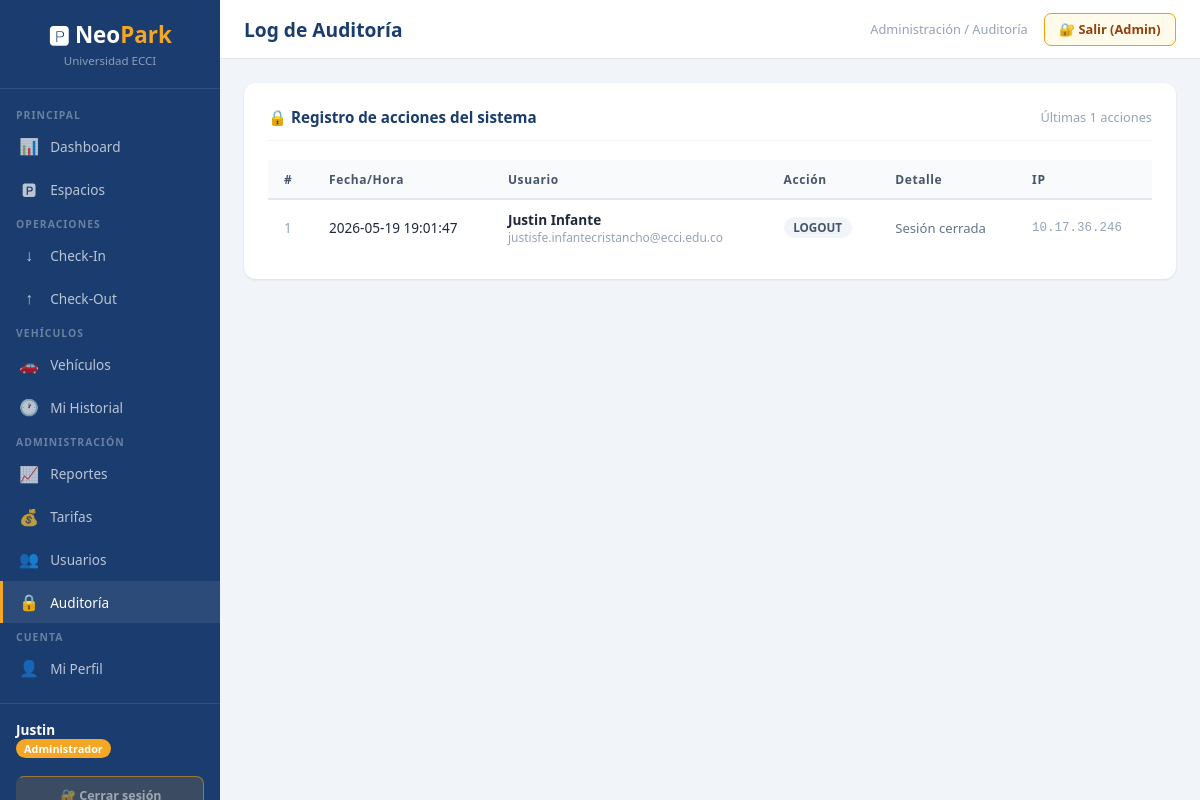
The app's page /auditoria (signed in) with its own data.
### tables this page shows
CREATE TABLE USUARIO (
            id_usuario INTEGER PRIMARY KEY AUTOINCREMENT,
            nombre TEXT NOT NULL, apellido TEXT NOT NULL,
            correo TEXT NOT NULL UNIQUE, contrasena_hash TEXT NOT NULL,
            id_rol INTEGER NOT NULL DEFAULT 3, activo INTEGER NOT NULL DEFAULT 1,
            fecha_registro TEXT NOT NULL DEFAULT (datetime('now','localtime')),
            FOREIGN KEY (id_rol) REFERENCES ROL(id_rol) ON DELETE RESTRICT);

CREATE TABLE AUDITORIA (
            id_auditoria INTEGER PRIMARY KEY AUTOINCREMENT,
            id_usuario INTEGER NOT NULL, accion TEXT NOT NULL,
            detalle TEXT, ip TEXT,
            fecha_hora TEXT NOT NULL DEFAULT (datetime('now','localtime')),
            FOREIGN KEY (id_usuario) REFERENCES USUARIO(id_usuario) ON DELETE RESTRICT);

### app.py (the view)
@app.route('/auditoria')
@login_required
@role_required('Administrador')
def auditoria():
    db   = get_db()
    logs = db.execute("SELECT a.*,u.nombre||' '||u.apellido as usuario_nombre,u.correo FROM AUDITORIA a JOIN USUARIO u ON a.id_usuario=u.id_usuario ORDER BY a.id_auditoria DESC LIMIT 200").fetchall()
    db.close()
    return render_template('auditoria.html', logs=logs)

### app.py (called while the page is built)
def get_db():
    db = sqlite3.connect(DB_PATH, check_same_thread=False)
    db.row_factory = sqlite3.Row
    db.execute("PRAGMA foreign_keys = ON")
    db.execute("PRAGMA journal_mode = WAL")   # Write-Ahead Logging: mejor concurrencia
    return db

def login_required(f):
    @wraps(f)
    def d(*a, **kw):
        if 'user_id' not in session: return redirect(url_for('login'))
        return f(*a, **kw)
    return d

def role_required(*roles):
    def dec(f):
        @wraps(f)
        def d(*a, **kw):
            if session.get('rol') not in roles:
                flash('Sin permisos para esta sección.', 'danger')
                return redirect(url_for('dashboard'))
            return f(*a, **kw)
        return d
    return dec

### templates/auditoria.html (shortened to what this page needs)
{% extends 'base.html' %}
{% block page_title %}Log de Auditoría{% endblock %}
{% block breadcrumb %}Administración / Auditoría{% endblock %}
{% block content %}
<div class="card">
  <div class="card-header">
    <h3>🔒 Registro de acciones del sistema</h3>
    <span style="font-size:.8rem;color:#94a3b8">Últimas {{ logs|length }} acciones</span>
  </div>
  <div class="table-wrap">
  <table>
    <thead><tr><th>#</th><th>Fecha/Hora</th><th>Usuario</th><th>Acción</th><th>Detalle</th><th>IP</th></tr></thead>
    <tbody>
      {% for l in logs %}
      <tr>
        <td style="color:#94a3b8">{{ l.id_auditoria }}</td>
        <td style="white-space:nowrap">{{ l.fecha_hora }}</td>
        <td>
          <strong>{{ l.usuario_nombre }}</strong>
          <span style="display:block;font-size:.75rem;color:#94a3b8">{{ l.correo }}</span>
        </td>
        <td>
          <span class="badge
            {% if 'LOGIN' in l.accion %}badge-abierto
            {% elif 'CHECKIN' in l.accion %}badge-libre
            {% elif 'CHECKOUT' in l.accion %}badge-ocupado
            {% elif 'EXPORTAR' in l.accion %}badge-supervisor
            {% else %}badge-cerrado{% endif %}">
            {{ l.accion }}
          </span>
        </td>
        <td style="font-size:.82rem;color:#64748b">{{ l.detalle or '—' }}</td>
        <td style="font-family:monospace;font-size:.78rem;color:#94a3b8">{{ l.ip or '—' }}</td>
      </tr>
      {% endfor %}
    </tbody>
  </table>
  </div>
</div>
{% endblock %}

### templates/base.html (shortened to what this page needs)
<!DOCTYPE html>
<html lang="es">
<head>
</head>
<body>
{% if session.get('user_id') %}
<aside class="sidebar">
  <div class="sidebar-brand">
    <h2>🅿 Neo<span>Park</span></h2>
    <p>Universidad ECCI</p>
  </div>
  <nav>
    <div class="nav-section">Principal</div>
    <a href="{{ url_for('dashboard') }}" {% if request.endpoint=='dashboard' %}class="active"{% endif %}><span class="icon">📊</span>Dashboard</a>
    <a href="{{ url_for('espacios') }}" {% if request.endpoint=='espacios' %}class="active"{% endif %}><span class="icon">🅿</span>Espacios</a>
    {% if session.rol in ['Administrador','Operario'] %}
    <div class="nav-section">Operaciones</div>
    <a href="{{ url_for('checkin') }}" {% if request.endpoint=='checkin' %}class="active"{% endif %}><span class="icon">↓</span>Check-In</a>
    <a href="{{ url_for('checkout') }}" {% if request.endpoint=='checkout' %}class="active"{% endif %}><span class="icon">↑</span>Check-Out</a>
    {% endif %}
    <div class="nav-section">Vehículos</div>
    <a href="{{ url_for('vehiculos') }}" {% if request.endpoint=='vehiculos' %}class="active"{% endif %}><span class="icon">🚗</span>Vehículos</a>
    <a href="{{ url_for('historial') }}" {% if request.endpoint=='historial' %}class="active"{% endif %}><span class="icon">🕐</span>Mi Historial</a>
    {% if session.rol == 'Administrador' %}
    <div class="nav-section">Administración</div>
    <a href="{{ url_for('reportes') }}" {% if request.endpoint=='reportes' %}class="active"{% endif %}><span class="icon">📈</span>Reportes</a>
    <a href="{{ url_for('tarifas') }}" {% if request.endpoint=='tarifas' %}class="active"{% endif %}><span class="icon">💰</span>Tarifas</a>
    <a href="{{ url_for('usuarios') }}" {% if request.endpoint=='usuarios' %}class="active"{% endif %}><span class="icon">👥</span>Usuarios</a>
    <a href="{{ url_for('auditoria') }}" {% if request.endpoint=='auditoria' %}class="active"{% endif %}><span class="icon">🔒</span>Auditoría</a>
    {% endif %}
    <div class="nav-section">Cuenta</div>
    <a href="{{ url_for('perfil') }}" {% if request.endpoint=='perfil' %}class="active"{% endif %}><span class="icon">👤</span>Mi Perfil</a>
  </nav>
  <div class="sidebar-footer">
    <div class="user-info">
      <strong>{{ session.nombre }}</strong>
      <span class="badge-rol">{{ session.rol }}</span>
    </div>
    {% if session.rol == 'Administrador' %}
    <a href="{{ url_for('logout') }}" class="btn-logout btn-logout-admin"
       onclick="return confirm('¿Cerrar sesión como Administrador?')">
    </a>
    {% else %}
    <a href="{{ url_for('logout') }}" class="btn-logout">⬡ Cerrar sesión</a>
    {% endif %}
  </div>
</aside>
{% endif %}
<main class="main">
  <div class="topbar">
    <h1>{% block page_title %}NeoPark ECCI{% endblock %}</h1>
    <div style="display:flex;align-items:center;gap:1rem">
      <span class="breadcrumb">{% block breadcrumb %}{% endblock %}</span>
      {% if session.get('user_id') %}
      <a href="{{ url_for('logout') }}"
         style="padding:.4rem .9rem;border-radius:7px;font-size:.8rem;font-weight:700;text-decoration:none;border:1px solid;white-space:nowrap;transition:all .2s;{% if session.rol == 'Administrador' %}background:#fffbeb;border-color:#f59e0b;color:#92400e;{% else %}background:#f1f5f9;border-color:#e2e8f0;color:#475569;{% endif %}"
         onclick="return confirm('¿Desea cerrar sesión?')">
        {% if session.rol == 'Administrador' %}🔐 Salir (Admin){% else %}⬡ Salir{% endif %}
      </a>
      {% endif %}
    </div>
  </div>
  <div class="content">
    {% block content %}{% endblock %}
  </div>
</main>
</body>
</html>

### templates/base.html (style rules this page uses)
:root { --azul:#1a3c6e;--dorado:#f5a623;--gris:#f1f5f9;--texto:#1e293b;--verde:#059669;--rojo:#dc2626;--naranja:#ea580c;--sidebar:220px }
* { box-sizing:border-box;margin:0;padding:0 }
body { font-family:'Segoe UI',system-ui,sans-serif;background:var(--gris);color:var(--texto);display:flex;min-height:100vh }
.sidebar { width:var(--sidebar);background:var(--azul);min-height:100vh;position:fixed;top:0;left:0;display:flex;flex-direction:column;z-index:100 }
.sidebar-brand { padding:1.2rem 1rem;border-bottom:1px solid rgba(255,255,255,.1);text-align:center }
.sidebar-brand h2 { color:#fff;font-size:1.4rem;font-weight:800 }
.sidebar-brand h2 span { color:var(--dorado) }
.sidebar-brand p { color:rgba(255,255,255,.5);font-size:.72rem;margin-top:.2rem }
.sidebar nav { flex:1;padding:.8rem 0 }
.nav-section { padding:.4rem 1rem .2rem;font-size:.65rem;font-weight:700;text-transform:uppercase;letter-spacing:.1em;color:rgba(255,255,255,.35) }
.sidebar a { display:flex;align-items:center;gap:.7rem;padding:.65rem 1rem;color:rgba(255,255,255,.7);text-decoration:none;font-size:.85rem;transition:all .15s;border-left:3px solid transparent }
.sidebar a:hover,.sidebar a.active { color:#fff;background:rgba(255,255,255,.08);border-left-color:var(--dorado) }
.sidebar a .icon { font-size:1rem;width:20px;text-align:center }
.sidebar-footer { padding:1rem;border-top:1px solid rgba(255,255,255,.1) }
.sidebar-footer .user-info { color:rgba(255,255,255,.6);font-size:.78rem;margin-bottom:.6rem }
.sidebar-footer .user-info strong { display:block;color:#fff;font-size:.85rem }
.sidebar-footer .badge-rol { display:inline-block;padding:.15rem .5rem;border-radius:99px;font-size:.68rem;font-weight:700;background:var(--dorado);color:#fff;margin-bottom:.5rem }
.sidebar-footer a { color:rgba(255,255,255,.5);font-size:.78rem;text-decoration:none }
.btn-logout { display:block;width:100%;padding:.55rem;background:rgba(220,38,38,.15);border:1px solid rgba(220,38,38,.4);border-radius:8px;color:#fca5a5;font-size:.82rem;font-weight:700;text-align:center;text-decoration:none;transition:all .2s;margin-top:.4rem }
.btn-logout-admin { background:rgba(245,166,35,.15);border-color:rgba(245,166,35,.5);color:#fde68a }
.main { margin-left:var(--sidebar);flex:1;display:flex;flex-direction:column;min-height:100vh }
.topbar { background:#fff;border-bottom:1px solid #e2e8f0;padding:.8rem 1.5rem;display:flex;align-items:center;justify-content:space-between }
.topbar h1 { font-size:1.2rem;font-weight:700;color:var(--azul) }
.topbar .breadcrumb { font-size:.8rem;color:#94a3b8 }
.content { padding:1.5rem;flex:1 }
.card { background:#fff;border-radius:12px;box-shadow:0 1px 3px rgba(0,0,0,.06),0 1px 2px rgba(0,0,0,.04);padding:1.5rem;margin-bottom:1.2rem }
.card-header { display:flex;align-items:center;justify-content:space-between;margin-bottom:1.2rem;padding-bottom:.8rem;border-bottom:1px solid #f1f5f9 }
.card-header h3 { font-size:.95rem;font-weight:700;color:var(--azul) }
.table-wrap { overflow-x:auto }
table { width:100%;border-collapse:collapse;font-size:.85rem }
th { background:#f8fafc;color:#475569;padding:.65rem 1rem;text-align:left;font-weight:700;font-size:.75rem;letter-spacing:.05em;border-bottom:2px solid #e2e8f0 }
td { padding:.6rem 1rem;border-bottom:1px solid #f1f5f9;color:var(--texto) }
tr:last-child td { border-bottom:none }
.badge { padding:.2rem .6rem;border-radius:99px;font-size:.73rem;font-weight:700;display:inline-block }
.badge-cerrado { background:#f1f5f9;color:#475569 }

### records on screen
USUARIO: nombre "Justin"
AUDITORIA: id_auditoria "1", fecha_hora "2026-05-19 19:01:47", usuario_nombre "Justin Infante", correo "justisfe.infantecristancho@ecci.edu.co", accion "LOGOUT", detalle "Sesión cerrada", ip "10.17.36.246"

### other values on screen
{{ session.rol }} "Administrador"
{{ logs|length }} "1"
